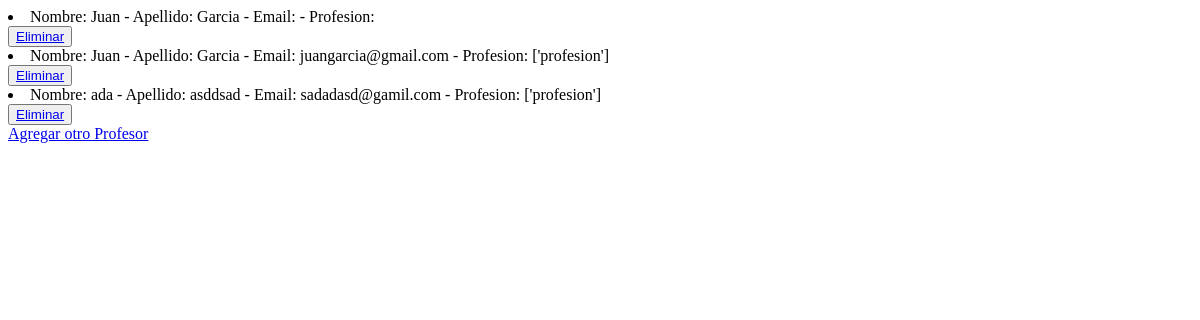
The page /mi_app/leerprofesores on the database as committed earlier.
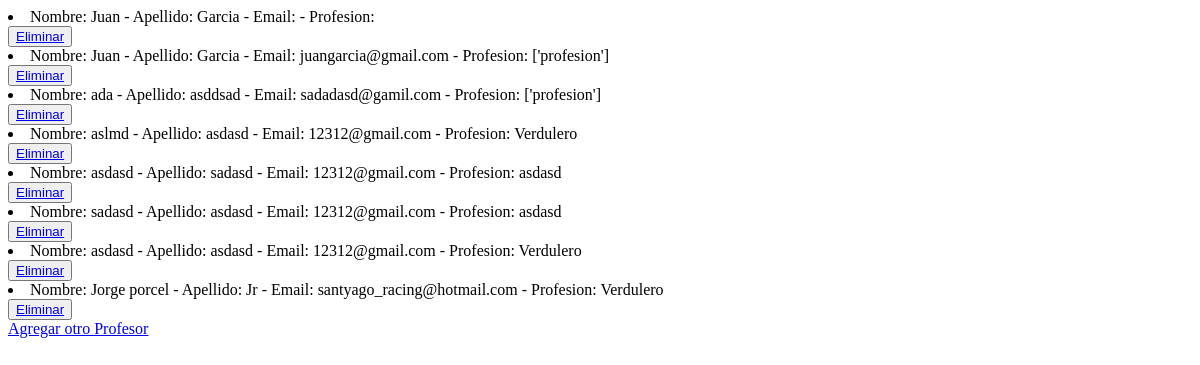
The same page on the database as committed later.
### mi_app/models.py (models this page shows)
class Profesor(models.Model):
    nombre= models.CharField(max_length=30)
    apellido= models.CharField(max_length=30)
    email= models.EmailField()
    profesion= models.CharField(max_length=30)
    def __str__(self) :
        return f' Nombre: {self.nombre} - Apellido: {self.apellido} - Email: {self.email} - Profesion: {self.profesion} '

### mi_app/views.py (the view)
# urls.py: path('leerprofesores', leerProfesores, name = "LeerProfesores"),
def leerProfesores(request):
      profesores = Profesor.objects.all() #trae todos los profesores
      contexto= {"profesores":profesores}
      return render(request, "app/leerProfesores.html",contexto)

### mi_app/templates/app/leerProfesores.html (shortened to what this page needs)
<!DOCTYPE html>
<html lang="en">
<head>
</head>
<body>
    {% for p in profesores %}
        <li>{{p}}</li>
        <button>
            <a href="{% url 'eliminarprofesor' p.nombre %}"> Eliminar</a>
        </button>
    {% endfor %}
    <br>
    <a href="profesores">Agregar otro Profesor</a>
</body>
</html>

Rows that differ between the two databases and show on the page:
added Profesor: nombre+apellido+email "Nombre: aslmd - Apellido: asdasd - Email: 12312@gmail.com - Profesion: Verdulero"
added Profesor: nombre+apellido+email "Nombre: asdasd - Apellido: sadasd - Email: 12312@gmail.com - Profesion: asdasd"
added Profesor: nombre+apellido+email "Nombre: sadasd - Apellido: asdasd - Email: 12312@gmail.com - Profesion: asdasd"
added Profesor: nombre+apellido+email "Nombre: asdasd - Apellido: asdasd - Email: 12312@gmail.com - Profesion: Verdulero"
added Profesor: nombre+apellido+email "Nombre: Jorge porcel - Apellido: Jr - Email: santyago_racing@hotmail.com - Profesion: Verdulero"
